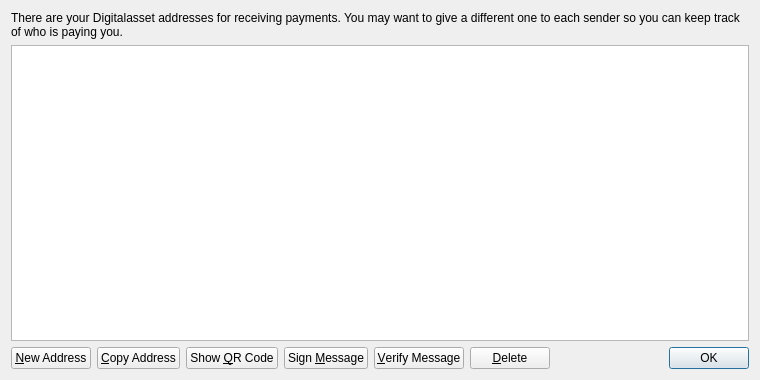
<?xml version="1.0" encoding="UTF-8"?>
<ui version="4.0">
 <class>AddressBookPage</class>
 <widget class="QWidget" name="AddressBookPage">
  <property name="geometry">
   <rect>
    <x>0</x>
    <y>0</y>
    <width>760</width>
    <height>380</height>
   </rect>
  </property>
  <property name="windowTitle">
   <string>Address Book</string>
  </property>
  <layout class="QVBoxLayout" name="verticalLayout">
   <item>
    <widget class="QLabel" name="labelExplanation">
     <property name="text">
      <string>There are your Digitalasset addresses for receiving payments. You may want to give a different one to each sender so you can keep track of who is paying you.</string>
     </property>
     <property name="textFormat">
      <enum>Qt::PlainText</enum>
     </property>
     <property name="wordWrap">
      <bool>true</bool>
     </property>
    </widget>
   </item>
   <item>
    <widget class="QTableView" name="tableView">
     <property name="contextMenuPolicy">
      <enum>Qt::CustomContextMenu</enum>
     </property>
     <property name="toolTip">
      <string>Double-click to edit address or label</string>
     </property>
     <property name="tabKeyNavigation">
      <bool>false</bool>
     </property>
     <property name="alternatingRowColors">
      <bool>true</bool>
     </property>
     <property name="selectionMode">
      <enum>QAbstractItemView::SingleSelection</enum>
     </property>
     <property name="selectionBehavior">
      <enum>QAbstractItemView::SelectRows</enum>
     </property>
     <property name="sortingEnabled">
      <bool>true</bool>
     </property>
     <attribute name="verticalHeaderVisible">
      <bool>false</bool>
     </attribute>
    </widget>
   </item>
   <item>
    <layout class="QHBoxLayout" name="horizontalLayout">
     <item>
      <widget class="QPushButton" name="newAddressButton">
       <property name="toolTip">
        <string>Create a new address</string>
       </property>
       <property name="text">
        <string>&amp;New Address</string>
       </property>
       <property name="icon">
        <iconset resource="../bitcoin.qrc">
         <normaloff>:/icons/add</normaloff>:/icons/add</iconset>
       </property>
      </widget>
     </item>
     <item>
      <widget class="QPushButton" name="copyToClipboard">
       <property name="toolTip">
        <string>Copy the currently selected address to the system clipboard</string>
       </property>
       <property name="text">
        <string>&amp;Copy Address</string>
       </property>
       <property name="icon">
        <iconset resource="../bitcoin.qrc">
         <normaloff>:/icons/editcopy</normaloff>:/icons/editcopy</iconset>
       </property>
      </widget>
     </item>
     <item>
      <widget class="QPushButton" name="showQRCode">
       <property name="text">
        <string>Show &amp;QR Code</string>
       </property>
       <property name="icon">
        <iconset resource="../bitcoin.qrc">
         <normaloff>:/icons/qrcode</normaloff>:/icons/qrcode</iconset>
       </property>
      </widget>
     </item>
     <item>
      <widget class="QPushButton" name="signMessage">
       <property name="toolTip">
        <string>Sign a message to prove you own a Digitalasset address</string>
       </property>
       <property name="text">
        <string>Sign &amp;Message</string>
       </property>
       <property name="icon">
        <iconset resource="../bitcoin.qrc">
         <normaloff>:/icons/edit</normaloff>:/icons/edit</iconset>
       </property>
      </widget>
     </item>
     <item>
      <widget class="QPushButton" name="verifyMessage">
       <property name="toolTip">
        <string>Verify a message to ensure it was signed with a specified Digitalasset address</string>
       </property>
       <property name="text">
        <string>&amp;Verify Message</string>
       </property>
       <property name="icon">
        <iconset resource="../bitcoin.qrc">
         <normaloff>:/icons/transaction_0</normaloff>:/icons/transaction_0</iconset>
       </property>
      </widget>
     </item>
     <item>
      <widget class="QPushButton" name="deleteButton">
       <property name="toolTip">
        <string>Delete the currently selected address from the list</string>
       </property>
       <property name="text">
        <string>&amp;Delete</string>
       </property>
       <property name="icon">
        <iconset resource="../bitcoin.qrc">
         <normaloff>:/icons/remove</normaloff>:/icons/remove</iconset>
       </property>
      </widget>
     </item>
     <item>
      <spacer name="horizontalSpacer">
       <property name="orientation">
        <enum>Qt::Horizontal</enum>
       </property>
       <property name="sizeHint" stdset="0">
        <size>
         <width>40</width>
         <height>20</height>
        </size>
       </property>
      </spacer>
     </item>
     <item>
      <widget class="QDialogButtonBox" name="buttonBox">
       <property name="sizePolicy">
        <sizepolicy hsizetype="Maximum" vsizetype="Fixed">
         <horstretch>0</horstretch>
         <verstretch>0</verstretch>
        </sizepolicy>
       </property>
       <property name="standardButtons">
        <set>QDialogButtonBox::Ok</set>
       </property>
      </widget>
     </item>
    </layout>
   </item>
  </layout>
 </widget>
 <resources>
  <include location="../bitcoin.qrc"/>
 </resources>
 <connections/>
</ui>
